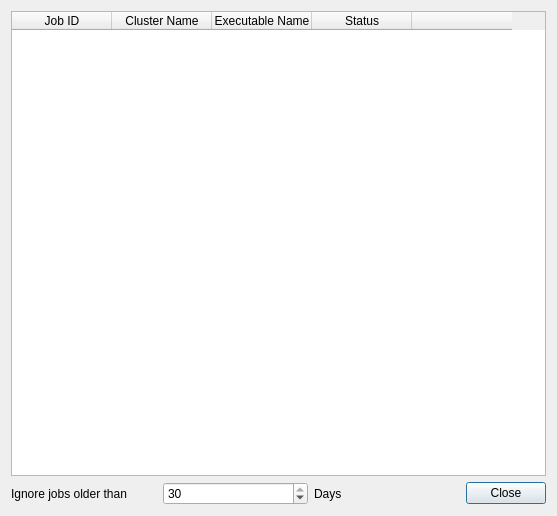
<?xml version="1.0" encoding="UTF-8"?>
<ui version="4.0">
 <class>JobStatusDialog</class>
 <widget class="QDialog" name="JobStatusDialog">
  <property name="geometry">
   <rect>
    <x>0</x>
    <y>0</y>
    <width>557</width>
    <height>516</height>
   </rect>
  </property>
  <property name="windowTitle">
   <string>Dialog</string>
  </property>
  <layout class="QVBoxLayout" name="verticalLayout">
   <item>
    <widget class="QTableWidget" name="tableWidget">
     <property name="sizePolicy">
      <sizepolicy hsizetype="Preferred" vsizetype="Preferred">
       <horstretch>0</horstretch>
       <verstretch>0</verstretch>
      </sizepolicy>
     </property>
     <column>
      <property name="text">
       <string>Job ID</string>
      </property>
     </column>
     <column>
      <property name="text">
       <string>Cluster Name</string>
      </property>
     </column>
     <column>
      <property name="text">
       <string>Executable Name</string>
      </property>
     </column>
     <column>
      <property name="text">
       <string>Status</string>
      </property>
     </column>
     <column>
      <property name="text">
       <string/>
      </property>
     </column>
    </widget>
   </item>
   <item>
    <layout class="QHBoxLayout" name="horizontalLayout">
     <item>
      <widget class="QLabel" name="jobLabel">
       <property name="text">
        <string>Ignore jobs older than </string>
       </property>
      </widget>
     </item>
     <item>
      <widget class="QSpinBox" name="spinBox">
       <property name="minimum">
        <number>1</number>
       </property>
       <property name="maximum">
        <number>30</number>
       </property>
       <property name="value">
        <number>30</number>
       </property>
      </widget>
     </item>
     <item>
      <widget class="QLabel" name="daysLabel">
       <property name="text">
        <string>Days</string>
       </property>
      </widget>
     </item>
     <item>
      <widget class="QDialogButtonBox" name="buttonBox">
       <property name="sizePolicy">
        <sizepolicy hsizetype="Fixed" vsizetype="Fixed">
         <horstretch>0</horstretch>
         <verstretch>0</verstretch>
        </sizepolicy>
       </property>
       <property name="orientation">
        <enum>Qt::Horizontal</enum>
       </property>
       <property name="standardButtons">
        <set>QDialogButtonBox::Close</set>
       </property>
      </widget>
     </item>
    </layout>
   </item>
  </layout>
 </widget>
 <resources/>
 <connections>
  <connection>
   <sender>buttonBox</sender>
   <signal>rejected()</signal>
   <receiver>JobStatusDialog</receiver>
   <slot>accept()</slot>
   <hints>
    <hint type="sourcelabel">
     <x>248</x>
     <y>254</y>
    </hint>
    <hint type="destinationlabel">
     <x>157</x>
     <y>274</y>
    </hint>
   </hints>
  </connection>
  <connection>
   <sender>spinBox</sender>
   <signal>valueChanged(int)</signal>
   <receiver>JobStatusDialog</receiver>
   <slot>updateDisplay()</slot>
   <hints>
    <hint type="sourcelabel">
     <x>234</x>
     <y>385</y>
    </hint>
    <hint type="destinationlabel">
     <x>278</x>
     <y>257</y>
    </hint>
   </hints>
  </connection>
 </connections>
 <slots>
  <slot>updateDisplay()</slot>
 </slots>
</ui>
